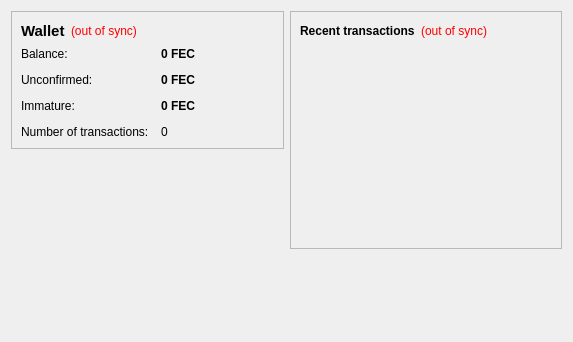
<?xml version="1.0" encoding="UTF-8"?>
<ui version="4.0">
 <class>OverviewPage</class>
 <widget class="QWidget" name="OverviewPage">
  <property name="geometry">
   <rect>
    <x>0</x>
    <y>0</y>
    <width>573</width>
    <height>342</height>
   </rect>
  </property>
  <property name="windowTitle">
   <string>Form</string>
  </property>
  <layout class="QHBoxLayout" name="horizontalLayout" stretch="1,1">
   <item>
    <layout class="QVBoxLayout" name="verticalLayout_2">
     <item>
      <widget class="QFrame" name="frame">
       <property name="frameShape">
        <enum>QFrame::StyledPanel</enum>
       </property>
       <property name="frameShadow">
        <enum>QFrame::Raised</enum>
       </property>
       <layout class="QVBoxLayout" name="verticalLayout_4">
        <item>
         <layout class="QHBoxLayout" name="horizontalLayout_4">
          <item>
           <widget class="QLabel" name="label_5">
            <property name="font">
             <font>
              <pointsize>11</pointsize>
              <weight>75</weight>
              <bold>true</bold>
             </font>
            </property>
            <property name="text">
             <string>Wallet</string>
            </property>
           </widget>
          </item>
          <item>
           <widget class="QLabel" name="labelWalletStatus">
            <property name="toolTip">
             <string>The displayed information may be out of date. Your wallet automatically synchronizes with the Litecoin network after a connection is established, but this process has not completed yet.</string>
            </property>
            <property name="styleSheet">
             <string notr="true">QLabel { color: red; }</string>
            </property>
            <property name="text">
             <string notr="true">(out of sync)</string>
            </property>
            <property name="alignment">
             <set>Qt::AlignLeading|Qt::AlignLeft|Qt::AlignVCenter</set>
            </property>
           </widget>
          </item>
          <item>
           <spacer name="horizontalSpacer_2">
            <property name="orientation">
             <enum>Qt::Horizontal</enum>
            </property>
            <property name="sizeHint" stdset="0">
             <size>
              <width>40</width>
              <height>20</height>
             </size>
            </property>
           </spacer>
          </item>
         </layout>
        </item>
        <item>
         <layout class="QFormLayout" name="formLayout_2">
          <property name="fieldGrowthPolicy">
           <enum>QFormLayout::AllNonFixedFieldsGrow</enum>
          </property>
          <property name="horizontalSpacing">
           <number>12</number>
          </property>
          <property name="verticalSpacing">
           <number>12</number>
          </property>
          <item row="0" column="0">
           <widget class="QLabel" name="label">
            <property name="text">
             <string>Balance:</string>
            </property>
           </widget>
          </item>
          <item row="0" column="1">
           <widget class="QLabel" name="labelBalance">
            <property name="font">
             <font>
              <weight>75</weight>
              <bold>true</bold>
             </font>
            </property>
            <property name="cursor">
             <cursorShape>IBeamCursor</cursorShape>
            </property>
            <property name="toolTip">
             <string>Your current balance</string>
            </property>
            <property name="text">
             <string notr="true">0 FEC</string>
            </property>
            <property name="textInteractionFlags">
             <set>Qt::LinksAccessibleByMouse|Qt::TextSelectableByKeyboard|Qt::TextSelectableByMouse</set>
            </property>
           </widget>
          </item>
          <item row="1" column="0">
           <widget class="QLabel" name="label_3">
            <property name="text">
             <string>Unconfirmed:</string>
            </property>
           </widget>
          </item>
          <item row="1" column="1">
           <widget class="QLabel" name="labelUnconfirmed">
            <property name="font">
             <font>
              <weight>75</weight>
              <bold>true</bold>
             </font>
            </property>
            <property name="cursor">
             <cursorShape>IBeamCursor</cursorShape>
            </property>
            <property name="toolTip">
             <string>Total of transactions that have yet to be confirmed, and do not yet count toward the current balance</string>
            </property>
            <property name="text">
             <string notr="true">0 FEC</string>
            </property>
            <property name="textInteractionFlags">
             <set>Qt::LinksAccessibleByMouse|Qt::TextSelectableByKeyboard|Qt::TextSelectableByMouse</set>
            </property>
           </widget>
          </item>
          <item row="3" column="0">
           <widget class="QLabel" name="label_2">
            <property name="text">
             <string>Number of transactions:</string>
            </property>
           </widget>
          </item>
          <item row="3" column="1">
           <widget class="QLabel" name="labelNumTransactions">
            <property name="toolTip">
             <string>Total number of transactions in wallet</string>
            </property>
            <property name="text">
             <string notr="true">0</string>
            </property>
           </widget>
          </item>
          <item row="2" column="0">
           <widget class="QLabel" name="labelImmatureText">
            <property name="text">
             <string>Immature:</string>
            </property>
           </widget>
          </item>
          <item row="2" column="1">
           <widget class="QLabel" name="labelImmature">
            <property name="font">
             <font>
              <weight>75</weight>
              <bold>true</bold>
             </font>
            </property>
            <property name="toolTip">
             <string>Mined balance that has not yet matured</string>
            </property>
            <property name="text">
             <string notr="true">0 FEC</string>
            </property>
            <property name="textInteractionFlags">
             <set>Qt::LinksAccessibleByMouse|Qt::TextSelectableByKeyboard|Qt::TextSelectableByMouse</set>
            </property>
           </widget>
          </item>
         </layout>
        </item>
       </layout>
      </widget>
     </item>
     <item>
      <spacer name="verticalSpacer">
       <property name="orientation">
        <enum>Qt::Vertical</enum>
       </property>
       <property name="sizeHint" stdset="0">
        <size>
         <width>20</width>
         <height>40</height>
        </size>
       </property>
      </spacer>
     </item>
    </layout>
   </item>
   <item>
    <layout class="QVBoxLayout" name="verticalLayout_3">
     <item>
      <widget class="QFrame" name="frame_2">
       <property name="frameShape">
        <enum>QFrame::StyledPanel</enum>
       </property>
       <property name="frameShadow">
        <enum>QFrame::Raised</enum>
       </property>
       <layout class="QVBoxLayout" name="verticalLayout">
        <item>
         <layout class="QHBoxLayout" name="horizontalLayout_2">
          <item>
           <widget class="QLabel" name="label_4">
            <property name="text">
             <string>&lt;b&gt;Recent transactions&lt;/b&gt;</string>
            </property>
           </widget>
          </item>
          <item>
           <widget class="QLabel" name="labelTransactionsStatus">
            <property name="toolTip">
             <string>The displayed information may be out of date. Your wallet automatically synchronizes with the Litecoin network after a connection is established, but this process has not completed yet.</string>
            </property>
            <property name="styleSheet">
             <string notr="true">QLabel { color: red; }</string>
            </property>
            <property name="text">
             <string notr="true">(out of sync)</string>
            </property>
            <property name="alignment">
             <set>Qt::AlignRight|Qt::AlignTrailing|Qt::AlignVCenter</set>
            </property>
           </widget>
          </item>
          <item>
           <spacer name="horizontalSpacer">
            <property name="orientation">
             <enum>Qt::Horizontal</enum>
            </property>
            <property name="sizeHint" stdset="0">
             <size>
              <width>40</width>
              <height>20</height>
             </size>
            </property>
           </spacer>
          </item>
         </layout>
        </item>
        <item>
         <widget class="QListView" name="listTransactions">
          <property name="styleSheet">
           <string notr="true">QListView { background: transparent; }</string>
          </property>
          <property name="frameShape">
           <enum>QFrame::NoFrame</enum>
          </property>
          <property name="verticalScrollBarPolicy">
           <enum>Qt::ScrollBarAlwaysOff</enum>
          </property>
          <property name="horizontalScrollBarPolicy">
           <enum>Qt::ScrollBarAlwaysOff</enum>
          </property>
          <property name="selectionMode">
           <enum>QAbstractItemView::NoSelection</enum>
          </property>
         </widget>
        </item>
       </layout>
      </widget>
     </item>
     <item>
      <spacer name="verticalSpacer_2">
       <property name="orientation">
        <enum>Qt::Vertical</enum>
       </property>
       <property name="sizeHint" stdset="0">
        <size>
         <width>20</width>
         <height>40</height>
        </size>
       </property>
      </spacer>
     </item>
    </layout>
   </item>
  </layout>
 </widget>
 <resources/>
 <connections/>
</ui>
